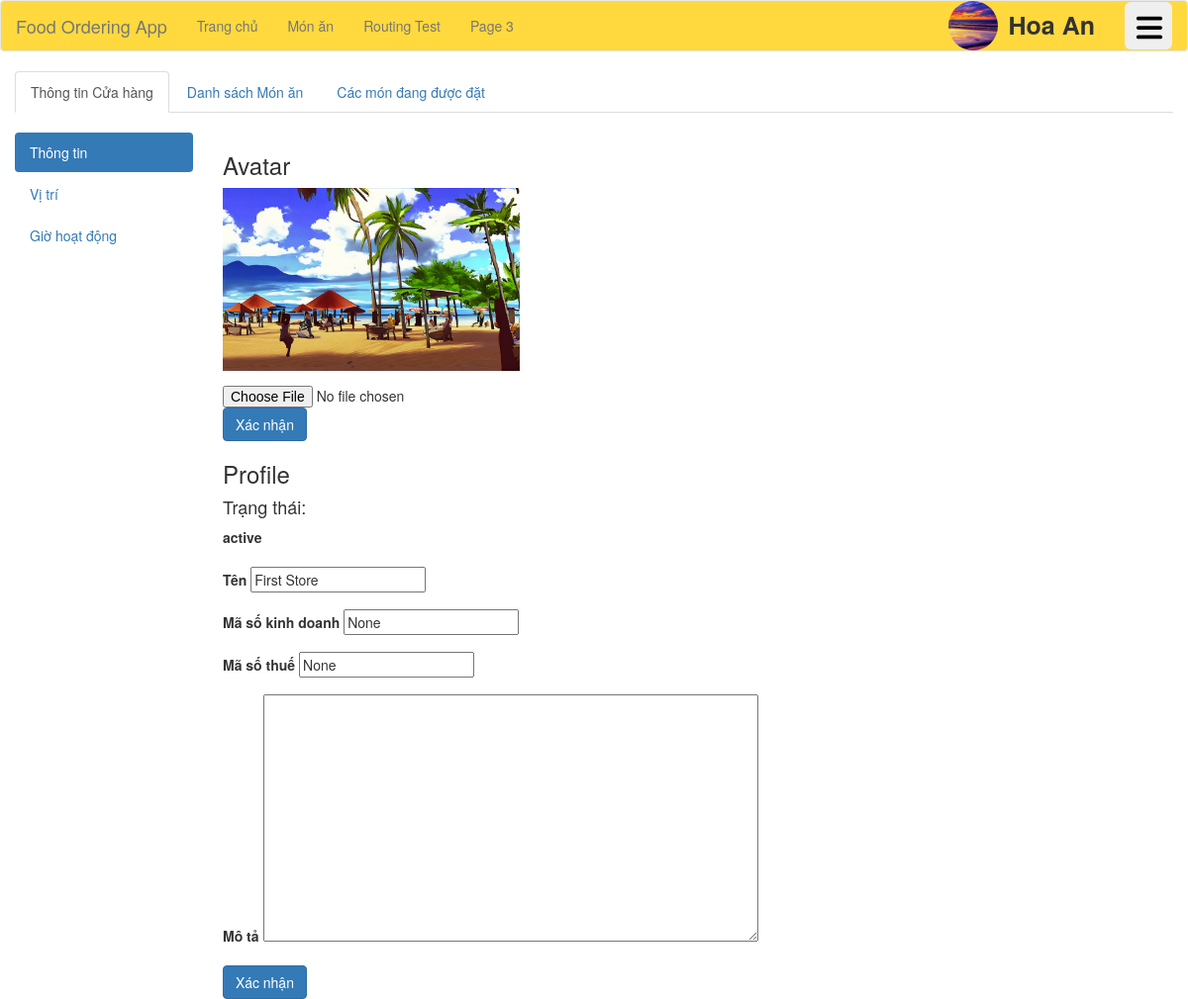
The page /store/ (signed in) on the database its author committed.
### profiles/models.py (models this page shows, shortened)
class Profile(models.Model):
	user = models.OneToOneField(User,on_delete=models.CASCADE,related_name="profile")
	first_name = models.CharField(max_length = 256,blank = True)
	last_name = models.CharField(max_length = 256,blank = True)
	gender = models.ForeignKey(Gender,on_delete=models.SET_NULL,blank=True,null=True)
	birthdate = models.DateField(blank=True,null=True)
	citizen_identity_card = models.DecimalField(max_digits=12,decimal_places=0,null=True,blank=True)
	email = models.EmailField(unique=True)
	phone_number = PhoneNumberField(region = "VI",unique=True)
	avatar = models.ImageField(default='avatars/avatar.png', upload_to='avatars/')
	location = models.ForeignKey(Location,on_delete=models.SET_NULL,null=True)
	status = models.ForeignKey(User_Status,on_delete=models.DO_NOTHING,blank=True,null=True)
	current_order = models.ForeignKey(Order,on_delete=models.SET_NULL,blank=True,null=True)
	moderated = models.DateTimeField(blank=True, null=True)
	updated = models.DateTimeField(auto_now=True)
	created = models.DateTimeField(auto_now_add=True)
	class Meta:
		db_table = "Profiles"
		verbose_name = "Profile"
	@property
	def is_store_owner(self):
		return Group.objects.get(name="StoreOwners") in self.user.groups.all()
	@property
	def is_deliverer(self):
		return Group.objects.get(name="Deliverers") in self.user.groups.all()

### stores/models.py (models this page shows, shortened)
class Store(models.Model):
	user = models.OneToOneField(User, on_delete=models.CASCADE,related_name="store")
	name = models.CharField(max_length = 256,blank = False)
	business_code = models.CharField(max_length =10,blank=True,null=True)
	tax_identification = models.CharField(max_length =13,blank=True,null=True)
	location = models.ForeignKey(Location,on_delete=models.SET_NULL,null=True)
	description = models.TextField(max_length = 512,blank=True)
	avatar = models.ImageField(default='stores/store.png', upload_to='stores/')
	status = models.ForeignKey(Store_Status,on_delete=models.SET_NULL,blank=True,null=True)
	slug = models.SlugField(max_length=255,null=True)
	moderated = models.DateTimeField(blank=True,null=True)
	updated = models.DateTimeField(auto_now=True)
	created = models.DateTimeField(auto_now_add=True)
	class Meta:
		db_table = "Store"
		verbose_name = "Store"

class Store_Status(models.Model):
	code = models.CharField(max_length=20)
	class Meta:
		db_table = "Store_Status"
		verbose_name = "Store_Status"

### stores/views.py (the view, shortened to what this page needs)
# urls.py: path('',StoreView),
def StoreView(request):
    ctx = {}
    try:
        store = request.user.store
    except:
        store = None
    if store != None and store.location == None:
        store.location = Location.objects.create()
    ctx["store"] = store
    ctx["opening_hours"] = {}
    for i in range(7):
        try:
            from_hour = store.opening_hours.get(weekday=i).from_hour
            from_hour = from_hour.strftime("%H:%M")
            to_hour = store.opening_hours.get(weekday=i).to_hour
            to_hour = to_hour.strftime("%H:%M")
            ctx["opening_hours"][i] = {}
            ctx["opening_hours"][i]["from_hour"] = from_hour
            ctx["opening_hours"][i]["to_hour"] = to_hour
        except:
            ctx["opening_hours"][i] = None
    return render(request,"Site/Store.html",ctx)

### templates/Site/Store.html (shortened to what this page needs)
{% extends 'Site/index.html' %}
{% block content %}
    <div class = "container-fluid">
        {% if user.is_authenticated %}
            {% if store %}
                <ul class="nav nav-tabs">
                    <li class="active"><a href="/store">Thông tin Cửa hàng</a></li>
                    <li><a href="/store/product-list/1">Danh sách Món ăn</a></li>
                    <li><a href="/store/order-product/1">Các món đang được đặt</a></li>
                </ul>
                <br>
                <ul class="col-md-2 nav nav-pills nav-stacked">
                    <li class="active"><a data-toggle = "tab" href="#profile">Thông tin</a></li>
                    <li><a data-toggle = "tab" href="#location">Vị trí</a></li>
                    <li><a data-toggle = "tab" href="#opening-hours">Giờ hoạt động</a></li>
                </ul>
                <div class = "col-md-8 tab-content">
                    <div class = "tab-pane fade in active" id = "profile">
                        <form method="POST" enctype="multipart/form-data">
                            <h3>Avatar</h3>
                            <div class = "form-group">
                                <img class = "store-avatar" src = "{{store.avatar.url}}">
                            </div>
                            <div>
                                <input type="file" name="avatar" accept="image/*" id="id_avatar"}>
                            </div>
                            <button type="submit" class="btn btn-primary" onClick="window.location.reload()">Xác nhận</button>
                        </form>
                        <form method = "POST" name="profile">
                            <h3>Profile</h3>
                            <div class = "form-group">
                                <h4>Trạng thái:</h4>
                                <label>{{store.status.code}}</label>
                            </div>
                            <div class = "form-group">
                                <label>Tên<br></label>
                                <input type="text" name = "name" value = "{{store.name}}">
                            </div>
                            <div class = "form-group">
                                <label>Mã số kinh doanh<br></label>
                                <input type="text" name = "business_code" value = "{% if store.business_code %}{{store.business_code}}{% endif %}">
                            </div>
                            <div class = "form-group">
                                <label>Mã số thuế<br></label>
                                <input type="text" name = "tax_identification" value = "{% if store.tax_identification %}{{store.tax_identification}}{% endif %}">
                            </div>
                            <div class = "form-group">
                                <label>Mô tả<br></label>
                                <textarea name = "description" style = "width:500px; height:250px">{{store.description}}</textarea>
                            </div>
                            <button type="submit" class="btn btn-primary" onClick="window.location.reload()">Xác nhận</button>
                        </form>
                    </div>
                </div>
                <link rel="stylesheet" href="https://unpkg.com/leaflet@1.9.3/dist/leaflet.css" />
                {% load static %}
            {% endif %}
        {% else %}
            <meta http-equiv="refresh" content="1; url='/login'" />
            <div>
                <h3>You are not logged in now, so you will be directed to Login Page</h3>
            </div>
        {% endif %}
    </div>
{% endblock %}

### templates/Site/index.html (shortened to what this page needs)
<!DOCTYPE html>
<html lang="en">
<head>
    <link rel="stylesheet" href="https://maxcdn.bootstrapcdn.com/bootstrap/3.4.1/css/bootstrap.min.css">
    {% load static %}
    <link rel="stylesheet" href="{% static 'css/style.css' %}">
    <link rel="stylesheet" href="https://unpkg.com/leaflet@1.9.3/dist/leaflet.css" />
    {% load static %}
</head>
<body>
    <nav class="navbar navbar-default">
      <div class="container-fluid">
        <div class="navbar-header">
          <a class="navbar-brand" href="/">Food Ordering App</a>
        </div>
        <ul class="nav navbar-nav">
            <li><a href="/">Trang chủ</a></li>
            <li><a href="/product-list/1">Món ăn</a></li>
            <li><a href="/routing-test">Routing Test</a></li>
            <li><a href="#">Page 3</a></li>
        </ul>
          {% if not user.is_authenticated %}
          <a href="/login">
              <button class = "btn btn-custom navbar-btn">Log In</button>
          </a>
          {% elif user.is_authenticated %}
          <div class="dropleft user-nav" style = "margin-left: 30px; margin-top:1px; position:relative;">
              {% load static %}
              <button class="btn btn-lg" type="button" data-toggle="dropdown" style = "height:48px; width:48px;">
                  <img src="{% static 'bars-solid.svg' %}" style="margin-left:-7px;height:30px; width:30px;"></img>
              </button>
          </div>
          <label class = "user-nav name" style = "margin-left:10px; margin-top:7px; position:relative; font-size:25px">{{user.profile.first_name}}</label>
          <img src="{{ user.profile.avatar.url }}" class = "avatar user-nav">
          {% endif %}
      </div>
    </nav>
    {% if user.is_authenticated %}
        {% if user.profile.is_deliverer %}
            {% if not user.deliverer_profile.is_active %}
            {% load static %}
            {% endif %}
        {% load static %}
        {% endif %}
    {% endif %}
    {% block content %}{% endblock %}
</body>
</html>

### static/css/style.css (style rules this page uses)
html { font-family: Helvetica,Arial }
.navbar-default { background-color: #FFD93D; }
.user-nav { float:right; }
.avatar { width: 50px; height: 50px; border-radius: 50%; }
.store-avatar { width: 300px; height: 185px; }

### rows shown on the page
Store: avatar (picture), status.code "active", name "First Store", business_code "None", tax_identification "None"

### other values the page prints
{{ user.profile.first_name }} "Hoa An"
